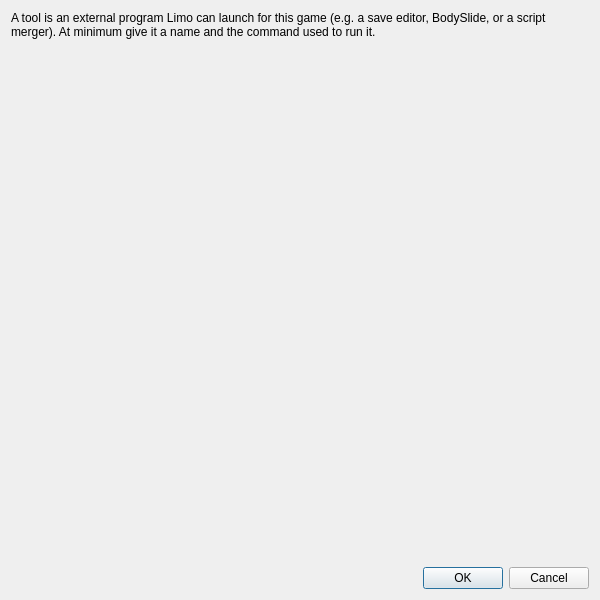
<?xml version="1.0" encoding="UTF-8"?>
<ui version="4.0">
 <class>AddToolDialog</class>
 <widget class="QDialog" name="AddToolDialog">
  <property name="geometry">
   <rect>
    <x>0</x>
    <y>0</y>
    <width>600</width>
    <height>600</height>
   </rect>
  </property>
  <property name="windowTitle">
   <string>New Tool</string>
  </property>
  <layout class="QVBoxLayout" name="verticalLayout">
   <item>
    <widget class="QLabel" name="help_label">
     <property name="text">
      <string>A tool is an external program Limo can launch for this game (e.g. a save editor, BodySlide, or a script merger). At minimum give it a name and the command used to run it.</string>
     </property>
     <property name="wordWrap">
      <bool>true</bool>
     </property>
    </widget>
   </item>
   <item>
    <widget class="EditToolWidget" name="tool_widget" native="true"/>
   </item>
   <item>
    <spacer name="verticalSpacer">
     <property name="orientation">
      <enum>Qt::Vertical</enum>
     </property>
     <property name="sizeHint" stdset="0">
      <size>
       <width>20</width>
       <height>8</height>
      </size>
     </property>
    </spacer>
   </item>
   <item>
    <widget class="QDialogButtonBox" name="buttonBox">
     <property name="orientation">
      <enum>Qt::Horizontal</enum>
     </property>
     <property name="standardButtons">
      <set>QDialogButtonBox::Cancel|QDialogButtonBox::Ok</set>
     </property>
    </widget>
   </item>
  </layout>
 </widget>
 <customwidgets>
  <customwidget>
   <class>EditToolWidget</class>
   <extends>QWidget</extends>
   <header>ui/edittoolwidget.h</header>
   <container>1</container>
  </customwidget>
 </customwidgets>
 <resources/>
 <connections>
  <connection>
   <sender>buttonBox</sender>
   <signal>accepted()</signal>
   <receiver>AddToolDialog</receiver>
   <slot>accept()</slot>
   <hints>
    <hint type="sourcelabel">
     <x>248</x>
     <y>254</y>
    </hint>
    <hint type="destinationlabel">
     <x>157</x>
     <y>274</y>
    </hint>
   </hints>
  </connection>
  <connection>
   <sender>buttonBox</sender>
   <signal>rejected()</signal>
   <receiver>AddToolDialog</receiver>
   <slot>reject()</slot>
   <hints>
    <hint type="sourcelabel">
     <x>316</x>
     <y>260</y>
    </hint>
    <hint type="destinationlabel">
     <x>286</x>
     <y>274</y>
    </hint>
   </hints>
  </connection>
 </connections>
</ui>
